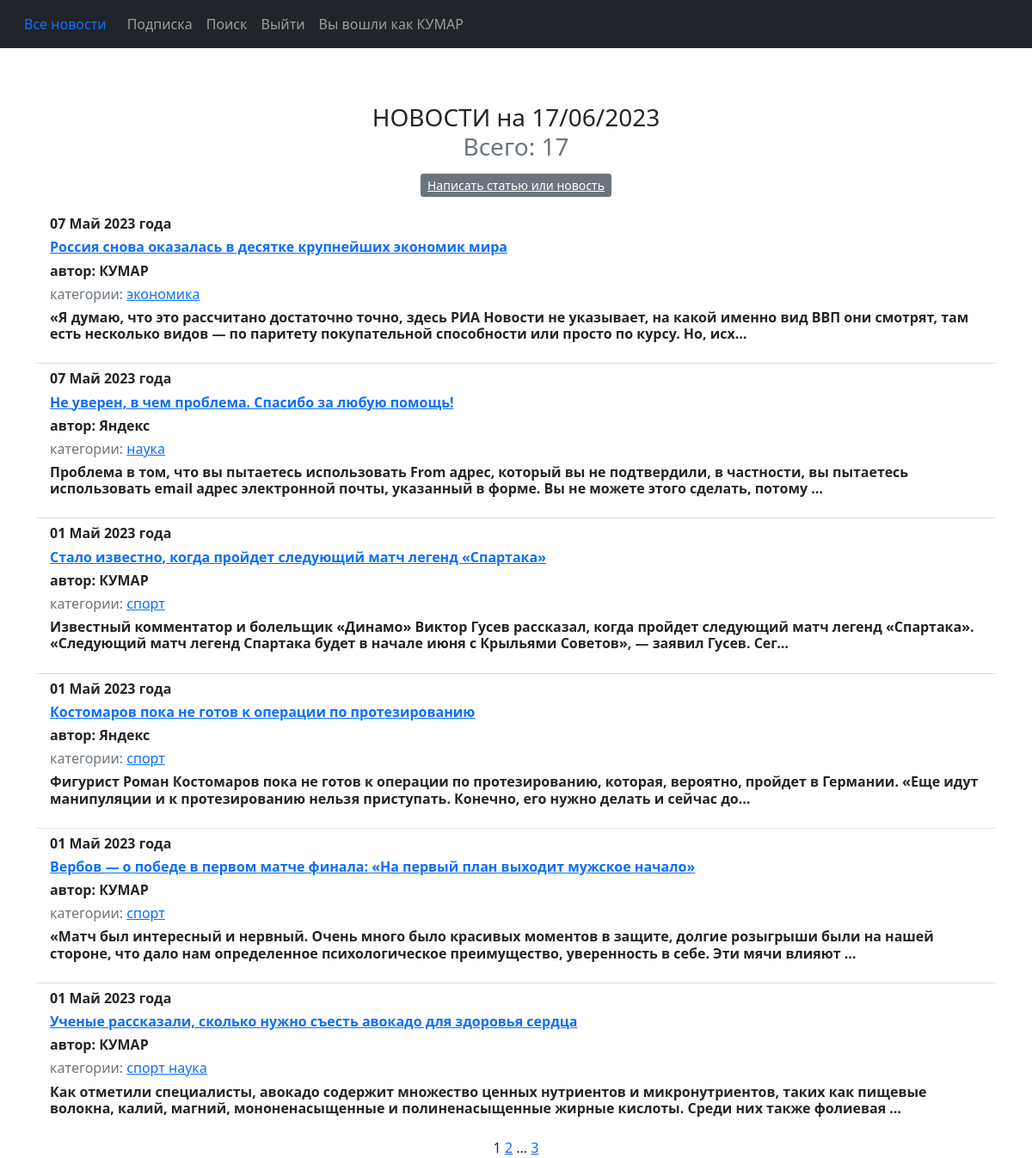
The app's page / (signed in) with its own data.
### news/models.py (models this page shows, shortened)
class Post(models.Model):
    NEWS = 'NW'
    ARTICLE = 'AR'
    CATEGORY_CHOICES = (
        (NEWS, 'Новость'),
        (ARTICLE, 'Статья'),
    )
    author = models.ForeignKey(Author, on_delete=models.CASCADE)
    categoryType = models.CharField(max_length=2,
                                    choices=CATEGORY_CHOICES,
                                    default=ARTICLE)
    date = models.DateTimeField(auto_now_add=True)
    category = models.ManyToManyField(Category,
                                      through='PostCategory',
                                      help_text=_('category name'))
    title = models.CharField(max_length=255,
                             verbose_name=gettext_lazy('Заголовок'))
    text = models.TextField()
    rating = models.SmallIntegerField(default=0)
    class Meta:
        verbose_name = 'Новость'
        verbose_name_plural = 'Новости'

class Author(models.Model):
    authorUser = models.OneToOneField(User, on_delete=models.CASCADE)
    ratingAuthor = models.IntegerField(default=0)
    class Meta:
        verbose_name = 'Автор'
        verbose_name_plural = 'Авторы'
    def __str__(self):
        return f'{self.authorUser}'

class Category(models.Model):
    name = models.CharField(max_length=64,
                            unique=True,
                            verbose_name=gettext_lazy(
                                'help text for Category model',
                                'This is the help text'), )
    subscribers = models.ManyToManyField(User,
                                         blank=True,
                                         related_name='categories',
                                         through='Subscriber')
    class Meta:
        verbose_name = 'Категория'
        verbose_name_plural = 'Категории'

### news/views.py (the view)
# urls.py: path('', PostList.as_view(), name='post_list'),
class PostList(LoginRequiredMixin, ListView):
    model = Post
    ordering = '-date'
    template_name = 'news.html'
    context_object_name = 'news'
    paginate_by = 6
    def get_queryset(self):
        queryset = super().get_queryset()
        self.filterset = PostFilter(self.request.GET, queryset)
        return self.filterset.qs
    def get_context_data(self, **kwargs):
        context = super().get_context_data(**kwargs)
        context['time_now'] = datetime.utcnow()
        context['is_author'] = self.request.user.groups.filter(name='authors').exists()
        return context

### news/templatetags/custom_filters.py (called while the page is built)
@register.filter()
def censor(value):
    text = value
    for r in replacements.items():
        text = text.replace(r[0], r[1])
    return text

### news/templatetags/custom_tags.py (called while the page is built)
@register.simple_tag()
def now(format_string='%d/%m/%Y'):
    return datetime.utcnow().strftime(format_string)

@register.simple_tag(takes_context=True)
def url_replace(context, **kwargs):
    d = context['request'].GET.copy()
    for k, v in kwargs.items():
        d[k] = v
    return d.urlencode()

### news/templates/news.html (shortened to what this page needs)
{% extends 'default.html' %}
{% load custom_filters %}
{% load custom_tags %}
{% load cache %}
{% block content %}
<h3 class="text-normal fs-12">НОВОСТИ на {% now %}
    <p><span class="text-muted fs-8 fw-normal">Всего: {{ page_obj.paginator.count }} </span></p></h3>
{% if perms.news.add_post %}
<p class="text-center">
    <a href="{% url 'post_create' %}" class="btn-secondary btn-sm">Написать статью или новость</a>
</p>
{% endif %}
{% if news %}
<ul class="list-group list-group-flush">
    {% for c in news.all %}
    <li class="list-group-item">
        <h6 align="left"<small class="fw-bold">{{ c.date | date:'d M Y'}} года</small></h6>
        <h6 align="left"<small class="fw-bold"><a href="{% url 'post' c.id %}">{{ c.title | censor }}</a></small></h6>
        <h6 align="left"<small class="fw-bold">автор: {{ c.author }}</small> <br></h6>
        <h6 align="left"<small class="text-muted">категории:</small>
            {% for category in c.category.all %}
            <a href="{% url 'category_list' category.id %}">
                {{ category.name }}
            </a>
            {% endfor %}
        <h6 align="left"<small class="fw-bold">{{ c.text | truncatechars:210 }}</p>
    </li>
    {% endfor %}
</ul>
{% else %}
<h2>Новостей нет!</h2>
{% endif %}
{{ page_obj.number }}
{% if page_obj.has_next %}
<a href="?{% url_replace page=page_obj.next_page_number %}">{{ page_obj.next_page_number }}</a>
{% if paginator.num_pages != page_obj.next_page_number %}
...
<a href="?{% url_replace page=page_obj.paginator.num_pages %}">{{ page_obj.paginator.num_pages }}</a>
{% endif %}
{% endif %}
{% endblock content %}

### templates/default.html (shortened to what this page needs)
<!DOCTYPE html>
<html lang="en">
<head>
    {% load static %}
    {% load custom_filters %}
    {% load custom_tags %}
    {% load i18n %}
    {% load tz %}
    <link href="{% static 'css/styles.css' %}" rel="stylesheet"/>
</head>
<body>
<nav class="navbar navbar-expand-lg navbar-dark bg-dark static-top">
    <div class="container-fluid justify-content-center">
        <a class="nav-link" href="/news">Все новости</a>
        <div class="collapse navbar-collapse" id="navbarSupportedContent">
            <ul class="navbar-nav me-auto mb-2 mb-lg-0">
                <li class="nav-item">
                    <a class="nav-link" href="/subscriptions/">Подписка</a>
                </li>
                <li class="nav-item active">
                    <a class="nav-link" href="/news/search">Поиск</a>
                </li>
                {% if user.username %}
                <li class="nav-item">
                    <a class="nav-link" href="/accounts/logout">Выйти</a>
                </li>
                <li class="nav-item">
                    <a class="nav-link" href="/news">Вы вошли как {{ user.username }}</a>
                </li>
                {% else %}
                <li class="nav-item">
                    <a class="nav-link" href="/accounts/login">Войти</a>
                </li>
                {% endif %}
            </ul>
        </div>
    </div>
</nav>
<div class="language-switcher">
  <ul class="nav">
    {% get_current_language as current_language %}
    {% get_available_languages as languages %}
    {% for language in languages %}
      <li class="nav-item">
        <a class="nav-link{% if language.code == current_language %} active{% endif %}"
           href="/{{ language.code }}{% url 'set_language' %}?next={{ request.path }}">
        </a>
      </li>
    {% endfor %}
  </ul>
</div>
<div class="container">
    <div class="row">
        <div class="col-lg-16 text-center">
            {% block content %}
            {% endblock content %}
        </div>
    </div>
</div>
</body>
</html>

### records on screen
Post: date "07 Май 2023", title|censor "Россия снова оказалась в десятке крупнейших экономик мира", author "КУМАР", text "«Я думаю, что это рассчитано достаточно точно, здесь РИА Новости не указывает, на какой именно вид ВВП они смотрят, там есть несколько видов — по паритету покупательной способности или просто по курсу. Но, исх…"
Category: name "экономика"
Post: date "07 Май 2023", title|censor "Не уверен, в чем проблема. Спасибо за любую помощь!", author "Яндекс", text "Проблема в том, что вы пытаетесь использовать From адрес, который вы не подтвердили, в частности, вы пытаетесь использовать email адрес электронной почты, указанный в форме. Вы не можете этого сделать, потому …"
Category: name "наука"
Post: date "01 Май 2023", title|censor "Стало известно, когда пройдет следующий матч легенд «Спартака»", author "КУМАР", text "Известный комментатор и болельщик «Динамо» Виктор Гусев рассказал, когда пройдет следующий матч легенд «Спартака». «Следующий матч легенд Спартака будет в начале июня с Крыльями Советов», — заявил Гусев. Сег…"
Category: name "спорт"
Post: date "01 Май 2023", title|censor "Костомаров пока не готов к операции по протезированию", author "Яндекс", text "Фигурист Роман Костомаров пока не готов к операции по протезированию, которая, вероятно, пройдет в Германии. «Еще идут манипуляции и к протезированию нельзя приступать. Конечно, его нужно делать и сейчас до…"
Post: date "01 Май 2023", title|censor "Вербов — о победе в первом матче финала: «На первый план выходит мужское начало»", author "КУМАР", text "«Матч был интересный и нервный. Очень много было красивых моментов в защите, долгие розыгрыши были на нашей стороне, что дало нам определенное психологическое преимущество, уверенность в себе. Эти мячи влияют …"
Post: date "01 Май 2023", title|censor "Ученые рассказали, сколько нужно съесть авокадо для здоровья сердца", author "КУМАР", text "Как отметили специалисты, авокадо содержит множество ценных нутриентов и микронутриентов, таких как пищевые волокна, калий, магний, мононенасыщенные и полиненасыщенные жирные кислоты. Среди них также фолиевая …"

### other values on screen
{{ user.username }} "КУМАР"
{{ page_obj.paginator.count }} "17"
{{ page_obj.number }} "1"
{{ page_obj.next_page_number }} "2"
{{ page_obj.paginator.num_pages }} "3"
